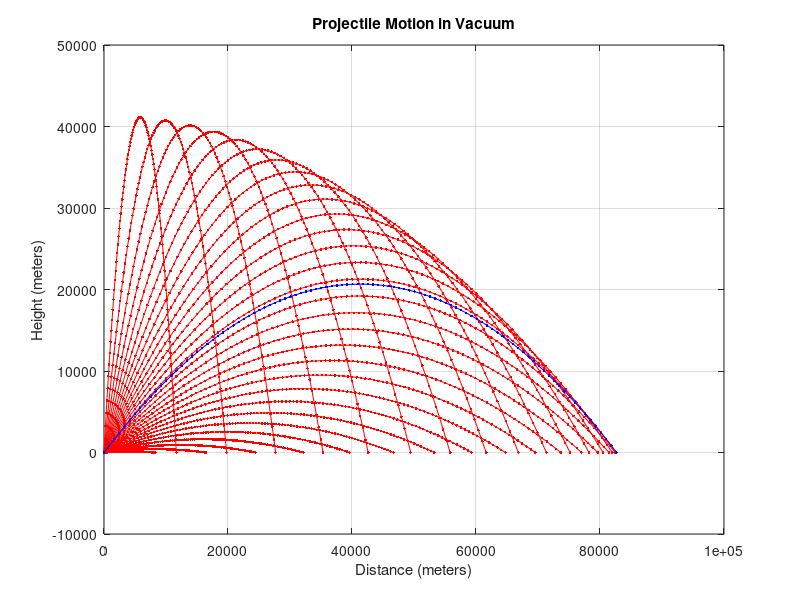

Write the MATLAB code that produced this figure.
clc; clear; close all;

v0= 900; %initial velocity
for theta = 0.05:0.05:1.5; %initial projectile launch angle
g = 9.8; %gravity constant
c = v0*sin(theta);
a = v0*cos(theta);
N = 100;
t = linspace(0,2*c/g,N); %(left endpoint, right endpoint, grid points - uniformly spaced)
x = a.*t;
y = -g.*t.^2/2+c.*t;
plot(x,y,'r.-')
xlabel('Distance (meters)'),ylabel('Height (meters)'),title('Projectile Motion in Vacuum')
hold on
end
grid on

theta = pi/4;
g = 9.8; %gravity constant
c = v0*sin(theta);
a = v0*cos(theta);
N = 100;
t = linspace(0,2*c/g,N); %(left endpoint, right endpoint, grid points - uniformly spaced)
x = a.*t;
y = -g.*t.^2/2+c.*t;
plot(x,y,'b.-')
xlabel('Distance (meters)'),ylabel('Height (meters)'),title('Projectile Motion in Vacuum')